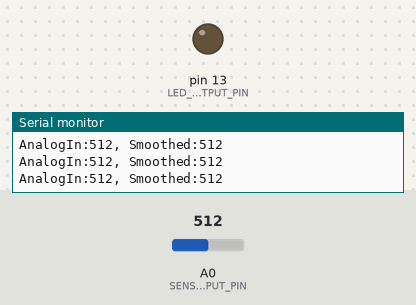
A sketch run on a simulated Arduino Uno, built with avr-gcc and run on an emulated ATmega328P. Shown: output pins drawn as LEDs (lit = HIGH), the last lines printed to the serial monitor. Inputs (shaded band) come from the test bench; at power-on: A0 (SENSOR_INPUT_PIN) = 512.

Above: at 1.2 s.
1.3 s: A0 (SENSOR_INPUT_PIN) set to 523
At 2.5 s:
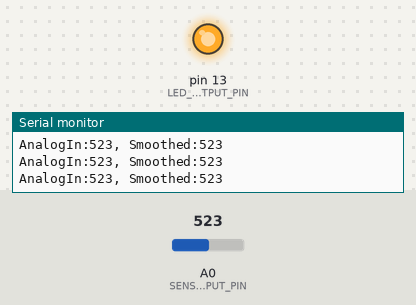
2.8 s: A0 (SENSOR_INPUT_PIN) set to 511
At 3.7 s:
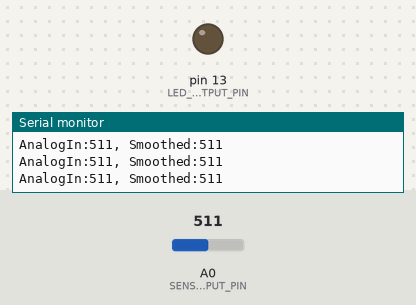
5.8 s: A0 (SENSOR_INPUT_PIN) set to 716
At 6.9 s:
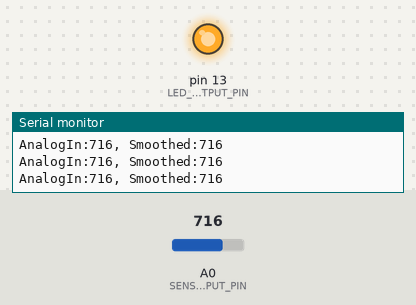
Timing chart, 0 to 8.8 s (numbered marks = the images above; inputs shaded):
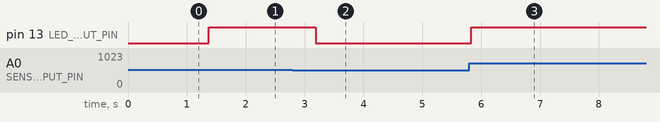

Measured:
- the behaviour switches between 513 and 514 on A0 (SENSOR_INPUT_PIN) (found by bisection; images 0 and 1)
- after the input at 1.3 s, pin 13 (LED_OUTPUT_PIN): LOW → HIGH after 0.07 s
- after the input at 2.8 s, pin 13 (LED_OUTPUT_PIN): HIGH → LOW after 0.39 s
- after the input at 5.8 s, pin 13 (LED_OUTPUT_PIN): LOW → HIGH at once

The sketch:

MovingAverageFilter.ino
```cpp
/*
 * Example of smoothing input on A0 using a moving average filter.
 *
 * This example is based on:
 * https://www.arduino.cc/en/Tutorial/BuiltInExamples/Smoothing
 *
 * By Jon E. Froehlich
 * @jonfroehlich
 * http://makeabilitylab.io
 *
 * For a walkthrough and circuit diagram, see:
 * https://makeabilitylab.github.io/physcomp/arduino/potentiometers.html
 *
 *
 */

// The Arduino Uno ADC is 10 bits (thus, 0 - 1023 values)
#define MAX_ANALOG_INPUT_VAL 1023

const int LED_OUTPUT_PIN = LED_BUILTIN;
const int SENSOR_INPUT_PIN = A0;

// Define the number of samples to keep track of. The higher the number, the
// more the readings will be smoothed, but the slower the output will respond to
// the input. Using a constant rather than a normal variable lets us use this
// value to determine the size of the readings array.
const int SMOOTHING_WINDOW_SIZE = 10; // 10 samples

int _samples[SMOOTHING_WINDOW_SIZE];  // the readings from the analog input
int _curReadIndex = 0;                // the index of the current reading
int _sampleTotal = 0;                 // the running total
int _sampleAvg = 0;                   // the average

void setup() {
  pinMode(LED_OUTPUT_PIN, OUTPUT);
  Serial.begin(9600);

  // initialize all the readings to 0:
  for (int i = 0; i < SMOOTHING_WINDOW_SIZE; i++) {
    _samples[i] = 0;
  }
}

void loop() {

  // subtract the last reading:
  _sampleTotal = _sampleTotal - _samples[_curReadIndex];

  // read the sensor value
  int sensorVal = analogRead(SENSOR_INPUT_PIN);
  _samples[_curReadIndex] = sensorVal;

  // add the reading to the total:
  _sampleTotal = _sampleTotal + _samples[_curReadIndex];

  // advance to the next position in the array:
  _curReadIndex = _curReadIndex + 1;

  // if we're at the end of the array...
  if (_curReadIndex >= SMOOTHING_WINDOW_SIZE) {
    // ...wrap around to the beginning:
    _curReadIndex = 0;
  }

  // calculate the average:
  _sampleAvg = _sampleTotal / SMOOTHING_WINDOW_SIZE;

  // set the LED brightness to the smoothed value
  int ledVal = map(_sampleAvg, 0, MAX_ANALOG_INPUT_VAL, 0, 255);
  analogWrite(LED_OUTPUT_PIN, ledVal);

  // print the raw pot value and the converted led value
  Serial.print("AnalogIn:");
  Serial.print(sensorVal);
  Serial.print(", ");
  Serial.print("Smoothed:");
  Serial.println(_sampleAvg);


  delay(50); // read samples at ~20Hz (once every 50ms)
}
```
